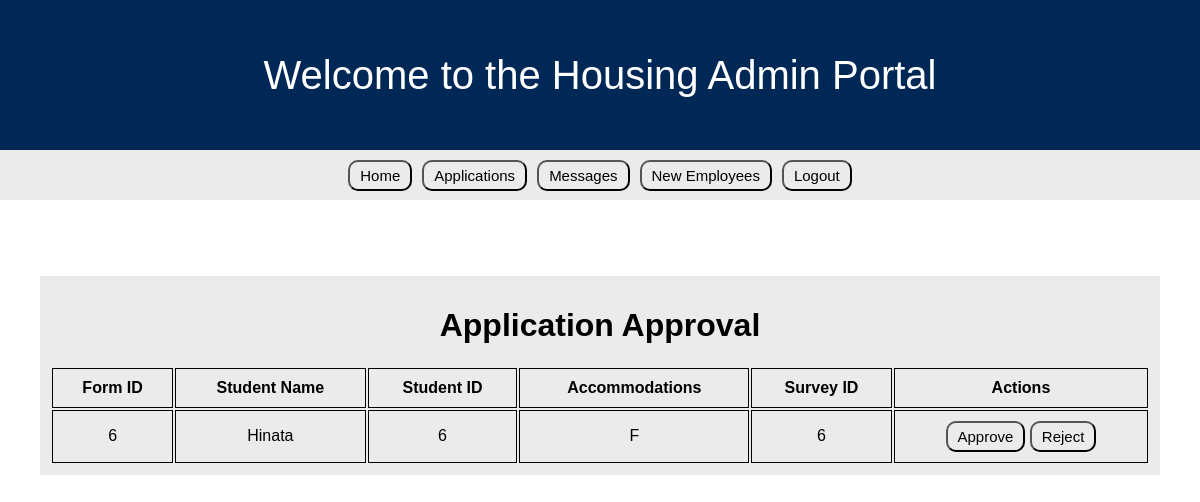
The app's page /employee/application-approval, older data.
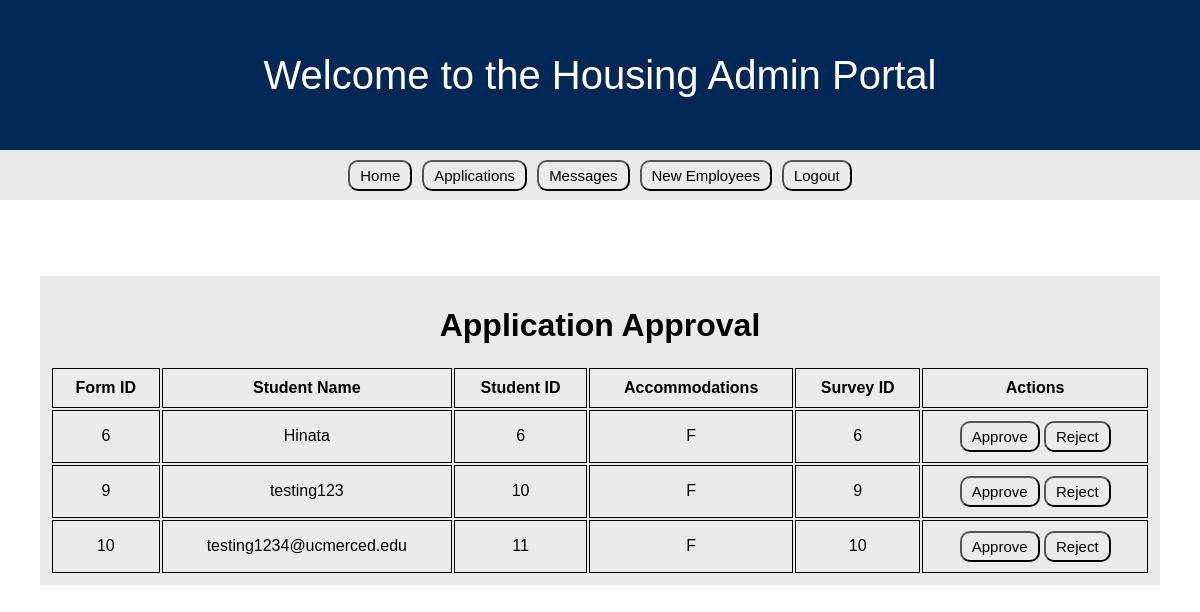
The same page, newer data.
### tables this page shows
CREATE TABLE housingForm (
    f_formID decimal(12,0) NOT NULL,
    f_studentID decimal(12,0) NOT NULL,
    f_status CHAR(1) NOT NULL,
    f_accomodations CHAR(1) NOT NULL,
    f_surveyID decimal(12,0) NOT NULL,
    FOREIGN KEY (f_surveyID) REFERENCES profileSurvey(ps_surveyID)
    FOREIGN KEY (f_studentID) REFERENCES student(s_studentID)
);

CREATE TABLE student (
    s_studentID decimal(12,0) NOT NULL,
    s_name VARCHAR(25) NOT NULL,
    s_gender CHAR(1) NOT NULL,
    s_year INT NOT NULL,
    s_email VARCHAR(100) NOT NULL UNIQUE,
    s_password VARCHAR(100) NOT NULL,
    s_buildingID decimal(12,0) NOT NULL,
    s_roomID decimal(12,0) NOT NULL,
    PRIMARY KEY (s_studentID),
    FOREIGN KEY (s_buildingID) REFERENCES building(b_buildingID),
    FOREIGN KEY (s_roomID) REFERENCES room(r_roomID)
);

### server.py (the view)
@app.route("/employee/application-approval", methods=['GET', 'POST'])
def application_approval():
    conn = open_connection()
    if conn:
        cursor = conn.cursor()
        if request.method == 'POST':
            action = request.form.get('action')  # 'approve' or 'reject'
            form_id = request.form.get('form_id')
            if action == 'approve':
                sql_update = "UPDATE housingForm SET f_status = 'A' WHERE f_formID = ?"
                cursor.execute(sql_update, (form_id,))
                conn.commit()
                flash(f"Application {form_id} approved!", "success")
            elif action == 'reject':
                sql_update = "UPDATE housingForm SET f_status = 'R' WHERE f_formID = ?"
                cursor.execute(sql_update, (form_id,))
                conn.commit()
                flash(f"Application {form_id} rejected.", "error")
            return redirect(url_for('application_approval'))
        else:
            sql_query = """
                SELECT hf.*, s.s_name
                FROM housingForm hf
                JOIN student s ON hf.f_studentID = s.s_studentID
                WHERE hf.f_status = 'F'
            """
            cursor.execute(sql_query)
            applications = cursor.fetchall()
            print(f"Applications with f_status = 'F': {applications}")
            conn.close()
            return render_template("applications.html", applications=applications)
    else:
        flash("Error connecting to the database", "error")
        return redirect(url_for('employee_view'))

### server.py (called while the page is built)
def open_connection():
    conn = None
    try:
        conn = sqlite3.connect(StarRez)
        return conn
    except Error as e:
        print(f"Error connecting to database: {e}")
    return conn

### templates/applications.html (shortened to what this page needs)
<!DOCTYPE html>
<html lang="en">
<head>
</head>
<body>
    <div id="navbarTop">
        <p id="welcome">Welcome {{ session.student_name }} to the Housing Admin Portal</p>
    </div>
    <div id="navbarBot">
        <button id="home" onclick="window.location.href='/employee_view'">Home</button>
        <form action="{{ url_for('application_approval') }}" method="GET">
            <button type="submit" name="action" value="applications" id="form">Applications</button>
        </form>
        <form action="{{ url_for('employee_messages') }}" method="GET">
            <button type="submit" name="action" value="messages" id="message">Messages</button>
        </form>
        <form action="{{ url_for('new_employee') }}" method="GET">
            <button type="submit" name="action" value="new_employees" id="newEmp">New Employees</button>
        </form>
        <button id="logout" onclick="window.location.href='/logout'">Logout</button>
    </div>
    <br>
    <br>
    <div id="appContainer">
        <h1>Application Approval</h1>
        <table id="appTable">
            <thead>
                <tr>
                    <th>Form ID</th>
                    <th>Student Name</th>
                    <th>Student ID</th>
                    <th>Accommodations</th>
                    <th>Survey ID</th>
                    <th>Actions</th>
                </tr>
            </thead>
            <tbody>
                {% for application in applications %}
                    <tr>
                        <td>{{ application[0] }}</td>
                        <td>{{ application[5] }}</td>
                        <td>{{ application[1] }}</td>
                        <td>{{ application[2] }}</td>
                        <td>{{ application[4] }}</td>
                        <td>
                            <form action="{{ url_for('application_approval') }}" method="POST" style="display:inline;">
                                <button type="submit" class="approveBtn">Approve</button>
                            </form>
                            <form action="{{ url_for('application_approval') }}" method="POST" style="display:inline;">
                                <button type="submit" class="rejectBtn">Reject</button>
                            </form>
                        </td>
                    </tr>
                {% else %}
                    <tr>
                        <td colspan="7">No applications found with status 'F'.</td>
                    </tr>
                {% endfor %}
            </tbody>
        </table>
    </div>
</body>
</html>

### templates/applications.html (style rules this page uses)
body { font-family: sans-serif; margin: 0; padding: 0; }
#navbarTop { background-color: rgb(0, 40, 86); height: 150px; margin: 0; padding: 0; overflow: hidden; display: flex; align-items: center; justify-content: center; }
#navbarBot { background-color: rgb(236, 235, 235); height: 50px; margin: 0; padding: 0; overflow: hidden; display: flex; align-items: center; justify-content: center; gap: 10px; }
#welcome { font-size: 40px; color: white; }
#home { background-color: transparent; border-radius: 10px; padding: 5px 10px; font-size: 15px; }
#form { background-color: transparent; border-radius: 10px; padding: 5px 10px; font-size: 15px; }
#message { background-color: transparent; border-radius: 10px; padding: 5px 10px; font-size: 15px; }
#newEmp { background-color: transparent; border-radius: 10px; padding: 5px 10px; font-size: 15px; }
#logout { background-color: transparent; border-radius: 10px; padding: 5px 10px; font-size: 15px; }
#appContainer { background-color: rgb(236, 235, 235); margin: 40px; text-align: center; padding-top: 10px; padding-bottom: 10px; }
table { width: 100%; padding-left: 10px; padding-right: 10px; }
th, td { padding: 10px; border: 1px solid #000000; text-align: center; }
.approveBtn { background-color: transparent; border-radius: 10px; padding: 5px 10px; font-size: 15px; }
.rejectBtn { background-color: transparent; border-radius: 10px; padding: 5px 10px; font-size: 15px; }

Row changes from the older to the newer data that the page shows:
added housingForm: f_formID "9", s_name "testing123", f_studentID "10", f_status "F", f_surveyID "9"
added housingForm: f_formID "10", s_name "testing1234@ucmerced.edu", f_studentID "11", f_status "F", f_surveyID "10"
